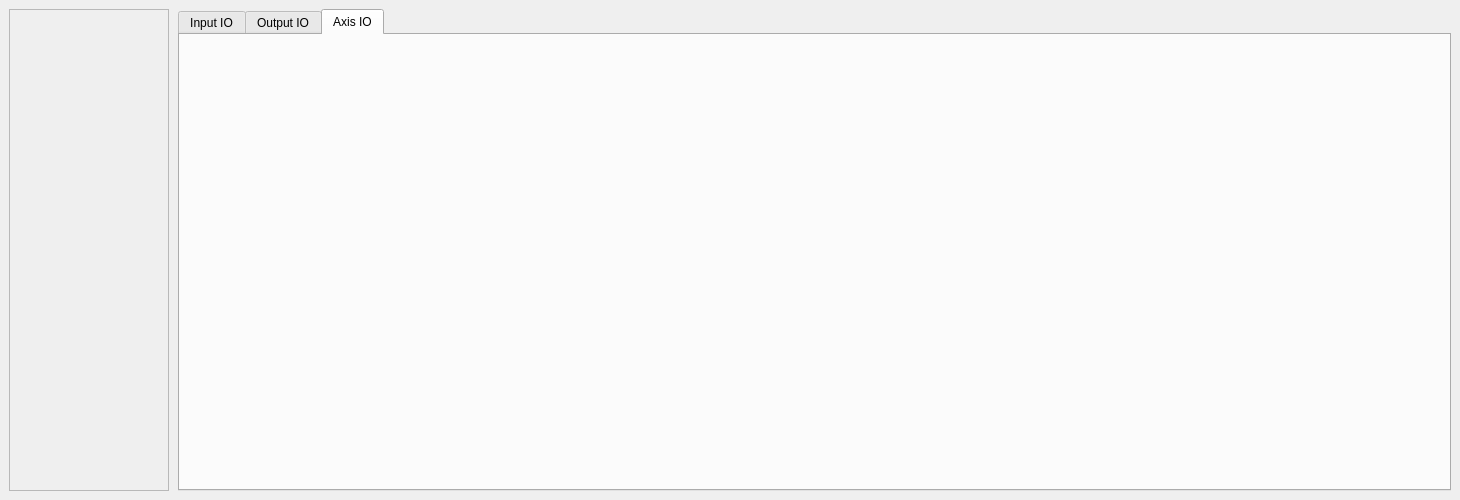
<?xml version="1.0" encoding="UTF-8"?>
<ui version="4.0">
 <class>io_settingClass</class>
 <widget class="QWidget" name="io_settingClass">
  <property name="geometry">
   <rect>
    <x>0</x>
    <y>0</y>
    <width>1460</width>
    <height>500</height>
   </rect>
  </property>
  <property name="sizePolicy">
   <sizepolicy hsizetype="Preferred" vsizetype="Preferred">
    <horstretch>0</horstretch>
    <verstretch>0</verstretch>
   </sizepolicy>
  </property>
  <property name="minimumSize">
   <size>
    <width>0</width>
    <height>0</height>
   </size>
  </property>
  <property name="maximumSize">
   <size>
    <width>16777215</width>
    <height>16777215</height>
   </size>
  </property>
  <property name="windowTitle">
   <string>io_setting</string>
  </property>
  <layout class="QHBoxLayout" name="horizontalLayout_5">
   <property name="spacing">
    <number>9</number>
   </property>
   <property name="leftMargin">
    <number>9</number>
   </property>
   <property name="topMargin">
    <number>9</number>
   </property>
   <property name="rightMargin">
    <number>9</number>
   </property>
   <property name="bottomMargin">
    <number>9</number>
   </property>
   <item>
    <widget class="QFrame" name="frame">
     <property name="minimumSize">
      <size>
       <width>160</width>
       <height>0</height>
      </size>
     </property>
     <property name="maximumSize">
      <size>
       <width>160</width>
       <height>16777215</height>
      </size>
     </property>
     <property name="frameShape">
      <enum>QFrame::Shape::StyledPanel</enum>
     </property>
     <property name="frameShadow">
      <enum>QFrame::Shadow::Raised</enum>
     </property>
     <layout class="QVBoxLayout" name="verticalLayout_2">
      <property name="spacing">
       <number>0</number>
      </property>
      <property name="leftMargin">
       <number>0</number>
      </property>
      <property name="topMargin">
       <number>0</number>
      </property>
      <property name="rightMargin">
       <number>0</number>
      </property>
      <property name="bottomMargin">
       <number>0</number>
      </property>
      <item>
       <layout class="QVBoxLayout" name="module_list_lay">
        <property name="spacing">
         <number>0</number>
        </property>
       </layout>
      </item>
     </layout>
    </widget>
   </item>
   <item>
    <widget class="QTabWidget" name="tabWidget">
     <property name="styleSheet">
      <string notr="true"/>
     </property>
     <property name="currentIndex">
      <number>2</number>
     </property>
     <widget class="QWidget" name="tab">
      <attribute name="title">
       <string>Input IO</string>
      </attribute>
      <layout class="QVBoxLayout" name="verticalLayout">
       <property name="spacing">
        <number>0</number>
       </property>
       <property name="leftMargin">
        <number>0</number>
       </property>
       <property name="topMargin">
        <number>10</number>
       </property>
       <property name="rightMargin">
        <number>0</number>
       </property>
       <property name="bottomMargin">
        <number>0</number>
       </property>
       <item>
        <layout class="QVBoxLayout" name="verticalLayout_3" stretch="0,1">
         <item>
          <layout class="QHBoxLayout" name="horizontalLayout">
           <item>
            <widget class="QWidget" name="io_input" native="true">
             <property name="minimumSize">
              <size>
               <width>50</width>
               <height>50</height>
              </size>
             </property>
            </widget>
           </item>
           <item>
            <spacer name="horizontalSpacer_2">
             <property name="orientation">
              <enum>Qt::Orientation::Horizontal</enum>
             </property>
             <property name="sizeHint" stdset="0">
              <size>
               <width>40</width>
               <height>20</height>
              </size>
             </property>
            </spacer>
           </item>
          </layout>
         </item>
         <item>
          <spacer name="verticalSpacer">
           <property name="orientation">
            <enum>Qt::Orientation::Vertical</enum>
           </property>
           <property name="sizeHint" stdset="0">
            <size>
             <width>20</width>
             <height>40</height>
            </size>
           </property>
          </spacer>
         </item>
        </layout>
       </item>
      </layout>
     </widget>
     <widget class="QWidget" name="tab_2">
      <attribute name="title">
       <string>Output IO</string>
      </attribute>
      <layout class="QVBoxLayout" name="verticalLayout_7">
       <property name="spacing">
        <number>0</number>
       </property>
       <property name="leftMargin">
        <number>0</number>
       </property>
       <property name="topMargin">
        <number>10</number>
       </property>
       <property name="rightMargin">
        <number>0</number>
       </property>
       <property name="bottomMargin">
        <number>0</number>
       </property>
       <item>
        <layout class="QVBoxLayout" name="verticalLayout_4" stretch="0,1">
         <item>
          <layout class="QHBoxLayout" name="horizontalLayout_2">
           <item>
            <widget class="QWidget" name="io_output" native="true">
             <property name="minimumSize">
              <size>
               <width>50</width>
               <height>50</height>
              </size>
             </property>
            </widget>
           </item>
           <item>
            <spacer name="horizontalSpacer_4">
             <property name="orientation">
              <enum>Qt::Orientation::Horizontal</enum>
             </property>
             <property name="sizeHint" stdset="0">
              <size>
               <width>40</width>
               <height>20</height>
              </size>
             </property>
            </spacer>
           </item>
          </layout>
         </item>
         <item>
          <spacer name="verticalSpacer_2">
           <property name="orientation">
            <enum>Qt::Orientation::Vertical</enum>
           </property>
           <property name="sizeHint" stdset="0">
            <size>
             <width>20</width>
             <height>40</height>
            </size>
           </property>
          </spacer>
         </item>
        </layout>
       </item>
      </layout>
     </widget>
     <widget class="QWidget" name="tab_3">
      <attribute name="title">
       <string>Axis IO</string>
      </attribute>
      <layout class="QVBoxLayout" name="verticalLayout_5">
       <property name="spacing">
        <number>0</number>
       </property>
       <property name="leftMargin">
        <number>0</number>
       </property>
       <property name="topMargin">
        <number>10</number>
       </property>
       <property name="rightMargin">
        <number>0</number>
       </property>
       <property name="bottomMargin">
        <number>0</number>
       </property>
       <item>
        <layout class="QVBoxLayout" name="verticalLayout_6" stretch="0,1">
         <item>
          <layout class="QHBoxLayout" name="horizontalLayout_3">
           <item>
            <widget class="QWidget" name="io_axis" native="true">
             <property name="minimumSize">
              <size>
               <width>50</width>
               <height>50</height>
              </size>
             </property>
            </widget>
           </item>
           <item>
            <spacer name="horizontalSpacer_3">
             <property name="orientation">
              <enum>Qt::Orientation::Horizontal</enum>
             </property>
             <property name="sizeHint" stdset="0">
              <size>
               <width>40</width>
               <height>20</height>
              </size>
             </property>
            </spacer>
           </item>
          </layout>
         </item>
         <item>
          <spacer name="verticalSpacer_3">
           <property name="orientation">
            <enum>Qt::Orientation::Vertical</enum>
           </property>
           <property name="sizeHint" stdset="0">
            <size>
             <width>20</width>
             <height>40</height>
            </size>
           </property>
          </spacer>
         </item>
        </layout>
       </item>
      </layout>
     </widget>
    </widget>
   </item>
  </layout>
 </widget>
 <layoutdefault spacing="6" margin="11"/>
 <resources/>
 <connections/>
</ui>
